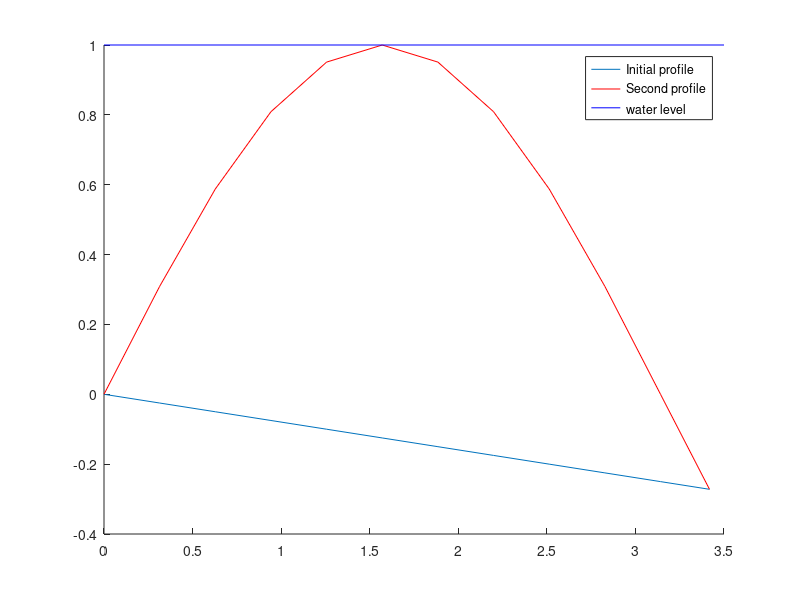

This figure's MATLAB source: (Note: this script raises an error after producing the figure.)
function testresult = getVolumeCorrection_test()
% GETVOLUMECORRECTION_TEST  test defintion routine
%  
% More detailed description of the test goes here.
%
%
%   See also getVolumeCorrection 

%% Copyright notice
%   --------------------------------------------------------------------
%   Copyright (C) 2009 Deltares
%       Pieter van Geer
%
%       pieter.vangeer@deltares.nl	
%
%       Rotterdamseweg 185
%       2629 HD Delft
%       P.O. 177
%       2600 MH Delft
%
%   This library is free software: you can redistribute it and/or
%   modify it under the terms of the GNU Lesser General Public
%   License as published by the Free Software Foundation, either
%   version 2.1 of the License, or (at your option) any later version.
%
%   This library is distributed in the hope that it will be useful,
%   but WITHOUT ANY WARRANTY; without even the implied warranty of
%   MERCHANTABILITY or FITNESS FOR A PARTICULAR PURPOSE.  See the GNU
%   Lesser General Public License for more details.
%
%   You should have received a copy of the GNU Lesser General Public
%   License along with this library. If not, see <http://www.gnu.org/licenses/>.
%   --------------------------------------------------------------------

% This tools is part of <a href="http://OpenEarth.Deltares.nl">OpenEarthTools</a>.
% OpenEarthTools is an online collaboration to share and manage data and 
% programming tools in an open source, version controlled environment.
% Sign up to recieve regular updates of this function, and to contribute 
% your own tools.

%% Version <http://svnbook.red-bean.com/en/1.5/svn.advanced.props.special.keywords.html>
% Created: 28 Sep 2009
% Created with Matlab version: 7.8.0.347 (R2009a)

% $Id$
% $Date$
% $Author$
% $Revision$
% $HeadURL$
% $Keywords: $

%% $Description (Name = Name of the test goes here)
% Publishable code that describes the test.

%% $RunCode
tr(1) = volcorrcase1;
tr(2) = volcorrcase2;
tr(3) = volcorrcase3;

testresult = all(tr);

%% $PublishResult
% Publishable code that describes the test.

end

function testresult = volcorrcase1()
%% $Description (IncludeCode = false & EvaluateCode = true & Name = )
x = [0 0.314159 0.628319 0.942478 1.25664 1.5708 1.88496 2.19911 2.51327 2.82743 3.14159 3.41812]';
z = [0 -0.025 -0.05 -0.075 -0.1 -0.125 -0.15 -0.175 -0.2 -0.225 -0.25 -0.272006]';
z2 = [0 0.309017 0.587785 0.809017 0.951057 1 0.951057 0.809017 0.587785 0.309017 1.22465e-016 -0.272006]';
WL = 1;

figure('Color','w');
hold on
plot(x,z,'DisplayName','Initial profile');
plot(x,z2,'Color','r','DisplayName','Second profile');
plot(xlim,ones(1,2)*WL,'Color','b','DisplayName','water level');
legend show

%% $RunCode

Volume = 2.41079;
Volumechange = 0;
CorrectionApplied = false;
DuneCorrected = false;

[Volume, Volumechange, CorrectionApplied, DuneCorrected, x, z, z2] = getVolumeCorrection(x, z, z2, WL);

testresult = nan;
%% $PublishResult

end

function testresult = volcorrcase2()
%% $Description

%% $RunCode
x = [0 0.314159 0.628319 0.942478 1.25664 1.5708 1.88496 2.19911 2.51327 2.82743 3.14159 3.41812 3.45575 3.76991 4.08407 4.39823 4.71239 5.02655 5.34071 5.65487 5.79737]';
z = [0 -0.025 -0.05 -0.075 -0.1 -0.125 -0.15 -0.175 -0.2 -0.225 -0.25 -0.272006 -0.275 -0.3 -0.325 -0.35 -0.375 -0.4 -0.425 -0.45 -0.46134]';
z2 = [0 0.309017 0.587785 0.809017 0.951057 1 0.951057 0.809017 0.587785 0.309017 1.22465e-016 -0.272006 -0.309017 -0.587785 -0.809017 -0.951057 -1 -0.951057 -0.809017 -0.587785 -0.46134]';
WL = 1;
Volume = 1.45193;
Volumechange = 0;
CorrectionApplied = false;
DuneCorrected = false;

testresult = nan;
%% $PublishResult

end

function testresult = volcorrcase3()
%% $Description

%% $RunCode
x = [3.41812 3.45575 3.76991 4.08407 4.39823 4.71239 5.02655 5.34071 5.65487 5.79737]';
z = [-0.272006 -0.275 -0.3 -0.325 -0.35 -0.375 -0.4 -0.425 -0.45 -0.46134]';
z2 = [-0.272006 -0.309017 -0.587785 -0.809017 -0.951057 -1 -0.951057 -0.809017 -0.587785 -0.46134]';
WL = -0.272006;

Volume = -0.958854;
Volumechange = 0;
CorrectionApplied = false;
DuneCorrected = false;

testresult = nan;

%% $PublishResult


end
